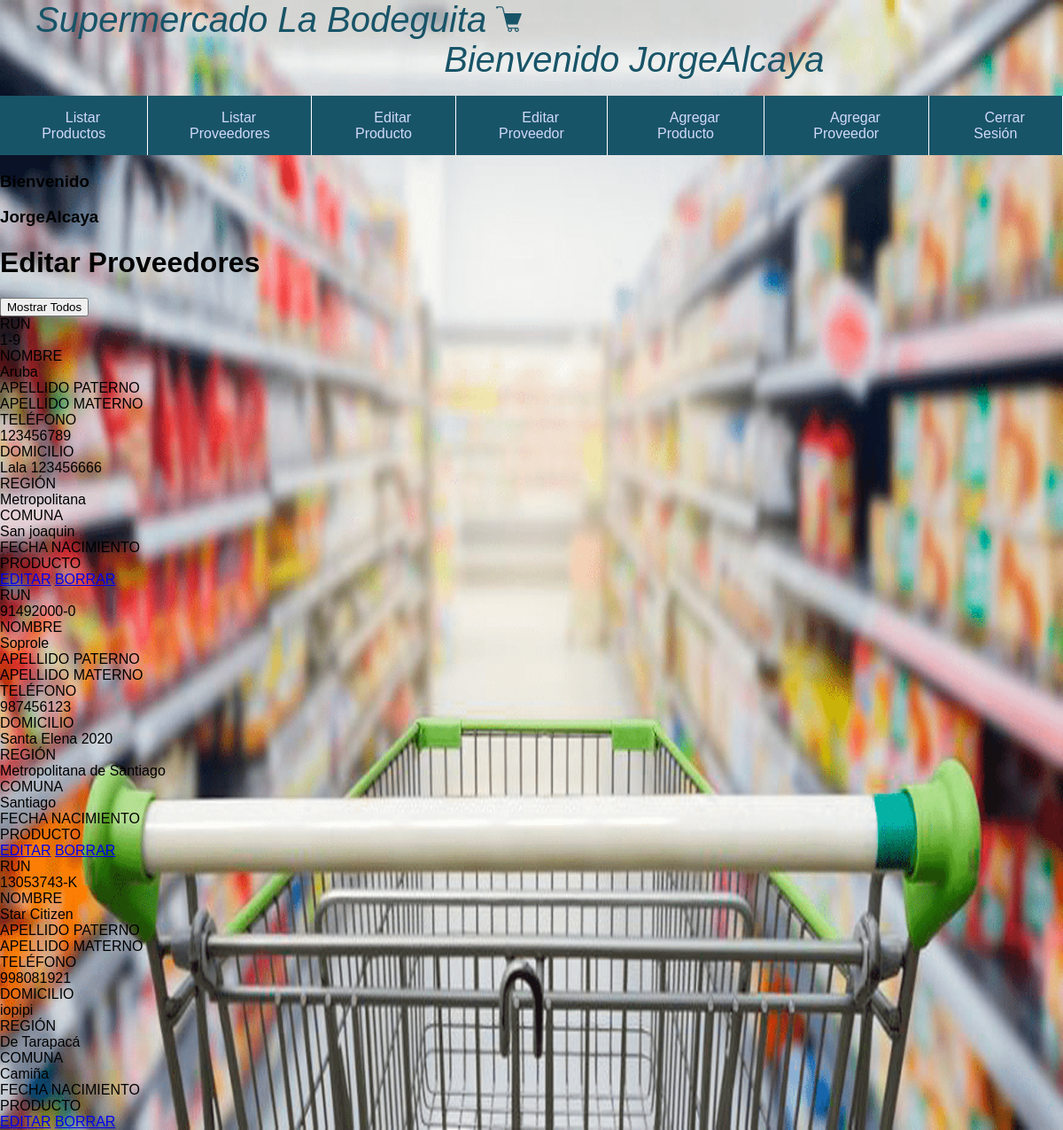
Screenshot of /listarProveedoresFull (signed in) with the database file from the repository.
### app/models.py (models this page shows, shortened)
class Proveedor(models.Model):
    rut = models.CharField(max_length=15)
    nombre = models.CharField(max_length=50)
    telefono = models.CharField(max_length=20)
    domicilio = models.CharField(max_length=50)
    region = models.CharField(max_length=50, blank=True, null=True)
    comuna = models.CharField(max_length=50, blank=True, null=True)

### app/views.py (the view)
# urls.py: path('listarProveedoresFull', views.listarProveedoresFull),
@login_required
def listarProveedoresFull(request):
    proveedor = Proveedor.objects.all()
    return render(request, "app/listarProveedoresFull.html", {'proveedor': proveedor})

### app/templates/app/listarProveedoresFull.html (shortened to what this page needs)
{% extends 'app/base.html' %}
{% block content %}
{% load staticfiles %}
<h3 class="user">Bienvenido </h3>
<h3 class="user">{{user.username}}</h3>
<h1 class="f">Editar Proveedores </h1>
<body>
    <input  action="/listarProveedores" type="submit" value="Mostrar Todos">
    {% for c in proveedor %}
    <form role="form" enctype="multipart/form-data" action="" method="POST" id="upload-image-form">
        <div class="btit" id="tcen">
            <div> RUN </div>
            <div class="czise">{{c.rut}}</div>
            <div> NOMBRE </div>
            <div class="czise">{{c.nombre}}</div>
            <div> APELLIDO PATERNO </div>
            <div> APELLIDO MATERNO </div>
            <div> TELÉFONO </div>
            <div class="czise"> {{c.telefono}}</div>
            <div> DOMICILIO </div>
            <div class="czise"> {{c.domicilio}}</div>
            <div> REGIÓN </div>
            <div class="czise"> {{c.region}}</div>
            <div> COMUNA </div>
            <div class="czise"> {{c.comuna}}</div>
            <div> FECHA NACIMIENTO </div>
            <div> PRODUCTO </div>
            <a href="/editarProveedor/{{c.id}}"> EDITAR</a>
            <a class="rb" href="/borrarProveedor/{{c.id}}" onclick="return confirm('¿Seguro de borrar?');">
                BORRAR</a>
        </div>
    </form>
    {% endfor%}
</body>
{% endblock content %}

### app/templates/app/base.html (shortened to what this page needs)
{% load staticfiles %}
<!DOCTYPE html>
<html lang="es">
<head>
    <link href="{% static 'css/estiloMenu.css' %}" rel="stylesheet">
    <link href="{% static 'css/icomoon/style.css' %}" rel="stylesheet">
    <link href="{% static 'css/estiloFormLogin.css' %}" rel="stylesheet">
</head>
<dir class="titulo">
    Supermercado La Bodeguita <img src="{% static 'img/carrito.png' %}" alt="">
    {% if user.is_authenticated %} <span>123456789101112131415</span>Bienvenido {{user.username}}
    {% else %}<span>123456789101112131415</span>Bienvenido Proveedores{% endif %}
</dir>
<span>12345678910</span>
<body>
    <header class="titulo3">
        <nav class="menu">
            <ul>
                {% if user.is_authenticated %}
                <li><a href="http://localhost:8000/listarProductos"><span class="icon-file-text"></span> Listar
                        Productos</a></li>
                <li><a href="http://localhost:8000/listarProveedores"><span class="icon-file-text"></span> Listar
                        Proveedores</a></li>
                <li><a href="http://localhost:8000/listarProductosFull"><span class="icon-file-text"></span> Editar
                        Producto</a></li>
                <li><a href="http://localhost:8000/listarProveedoresFull"><span class="icon-file-text"></span> Editar
                        Proveedor</a></li>
                <li><a href="http://localhost:8000/ingresarProducto"><span class="icon-file-text"></span> Agregar
                        Producto</a></li>
                <li><a href="http://localhost:8000/ingresarProveedor"><span class="icon-file-text"></span> Agregar
                        Proveedor</a></li>
                <li><a href="http://localhost:8000/logout/"><span class="icon-clipboard"></span> Cerrar Sesión</a>
                </li>
                {% endif %}
            </ul>
        </nav>
    </header>
</body>
{% block content %}
{% endblock %}
</html>

### app/static/css/estiloMenu.css (style rules this page uses)
body { margin: 0; font-family: sans-serif; }
header { width: 100%; background: #185468; }
.menu ul { margin: 0; list-style: none; padding: 0; display: flex; }
.menu li { border-right: 1px solid #fff; }
.menu li a { display: block; padding: 15px 20px; color: rgb(210, 217, 248); text-decoration: none; }

### app/static/css/icomoon/style.css (style rules this page uses)
[class^="icon-"], [class*=" icon-"] { font-family: 'icomoon' !important; speak: none; font-style: normal; font-weight: normal; font-variant: normal; text-transform: none; line-height: 1; -webkit-font-smoothing: antialiased; -moz-osx-font-smoothing: grayscale; }
.icon-clipboard:before { content: "\e9b8"; }
.icon-file-text:before { content: "\e922"; }

### app/static/css/estiloFormLogin.css (style rules this page uses)
ul { list-style: none; padding: 0; text-align: center; color: rgb(210, 217, 248); }
.titulo { font-size: 40px; color: #185468; font-style: italic; font-family: 'Franklin Gothic Medium', 'Arial Narrow', Arial, sans-serif; margin: 0; }

### rows the page displays
Proveedor: rut "1-9", nombre "Aruba", telefono "123456789", domicilio "Lala 123456666", region "Metropolitana", comuna "San joaquin"
Proveedor: rut "91492000-0", nombre "Soprole", telefono "987456123", domicilio "Santa Elena 2020", region "Metropolitana de Santiago", comuna "Santiago"
Proveedor: rut "13053743-K", nombre "Star Citizen", telefono "998081921", domicilio "iopipi", region "De Tarapacá", comuna "Camiña"

### other values shown
{{ user.username }} "JorgeAlcaya"
